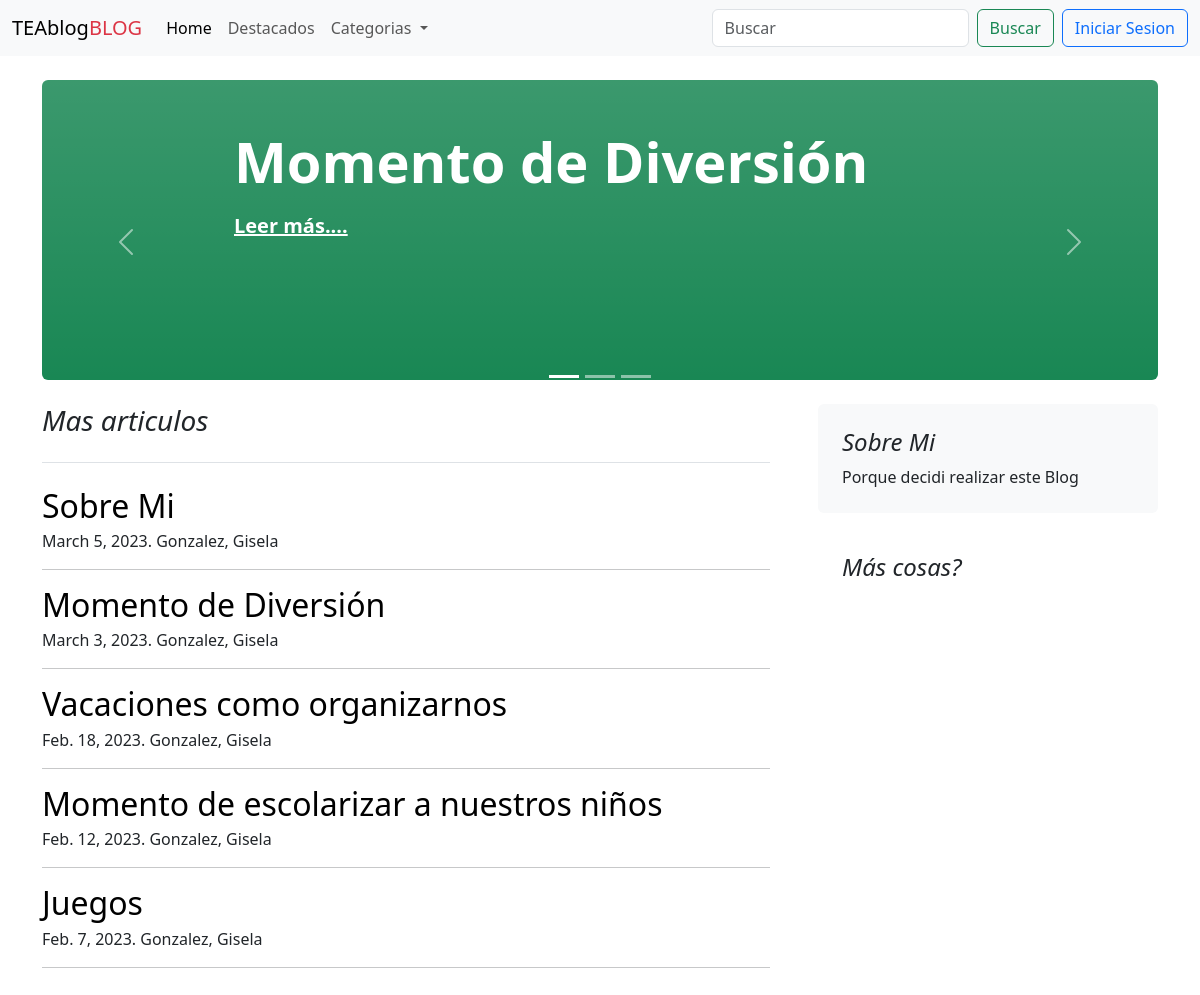
The page / on the database its author committed.
### blogs/models.py (models this page shows, shortened)
class Post(models.Model):
    titulo = models.CharField(max_length=255)
    slug = models.SlugField(unique=True)
    descripcion =models.CharField(max_length=100)
    fecha_creacion = models.DateTimeField(auto_now_add=True)
    contenido = RichTextField()
    author = models.ForeignKey(settings.AUTH_USER_MODEL, on_delete=models.PROTECT)
    categories = models.ManyToManyField("Category")
    featured = models.BooleanField(default=False)
    imagen = models.ImageField(blank=True, null=True)
    def get_absolute_url(self):
        return reverse("blogs:post", kwargs={"slug":self.slug})
    class Meta:
        ordering = [ "-fecha_creacion" ]

### users/models.py (models this page shows)
class User(AbstractUser):
    def __str__(self):
        return f"{self.last_name}, {self.first_name}"

### blogs/views.py (the view)
# urls.py: path('',views.home_page),
def home_page(request):
    posts = Post.objects.all()
    categorias = Category.objects.all()
    featured = Post.objects.filter(featured=True)[:3]
    context = {
        'post_list':posts,
        'categorias':categorias,
        'featured':featured
    }
    return render(request, 'blogs/home_page.html', context=context)

### blogs/templates/blogs/home_page.html (shortened to what this page needs)
{% extends "base.html" %}
{% block content %}
<div class="container-xxl bd-gutter mt-3 my-md-4 bd-layout">
    <main class="container">
        <div class="row g-5">
            <div class="col-md-12">
                {% include "blogs/featured.html" %}
            </div>
    </div>
    <div class="row g-5">
        <div class="col-md-8">
           <h3 class="pb-4 mb-4 fst-italic border-bottom">
               Mas articulos
        </h3>
        {% for post in post_list %}
           <article class="blog-post">
              <h2 class="blog-post-title mb-1">
                 <a href="{{ post.get_absolute_url }}" style="text-decoration: none"
                    class="text-black">
                    {{ post.titulo }}
                 </a>
              </h2>
          <p class="blog-post-meta">{{ post.fecha_creacion.date }}. {{post.author}}</p>
          <hr>
        </article>
      {% endfor %}
      </div>
      <div class="col-md-4">
        <div class="position-sticky" style="top: 2rem;">
          <div class="p-4 mb-3 bg-light rounded">
        <h4 class="fst-italic">Sobre Mi</h4>
        <p class="mb-0">Porque decidi realizar este Blog</p>
      </div>
      <div class="p-4">
        <h4 class="fst-italic">Más cosas?</h4>
      </div>
    </div>
  </div>
</div>
  </main>
</div>
{% endblock content %}

### blogs/templates/base.html (shortened to what this page needs)
<!doctype html>
<html lang="en">
<head>
    <link href="https://cdn.jsdelivr.net/npm/bootstrap@5.3.0-alpha1/dist/css/bootstrap.min.css" rel="stylesheet"
>
</head>
<body>
    {% include "navbar.html" %}
    {% block content %} {% endblock content %}
</body>
</html>

### blogs/templates/navbar.html (shortened to what this page needs)
<nav class="navbar navbar-expand-lg bg-light">
    <div class="container-fluid">
      <a class="navbar-brand" href="/">TEAblog<span class="text-danger">BLOG</span></a>
      <div class="collapse navbar-collapse" id="navbarSupportedContent">
        <ul class="navbar-nav me-auto mb-2 mb-lg-0">
          <li class="nav-item">
            <a class="nav-link active" aria-current="page" href="/">Home</a>
          </li>
          <li class="nav-item">
            <a class="nav-link" href="{% url 'blogs:featured' %}">Destacados</a>
          </li>
          <li class="nav-item dropdown">
            <a class="nav-link dropdown-toggle" href="#" role="button" data-bs-toggle="dropdown"
               aria-expanded="false">
              Categorias
            </a>
          </li>
        </ul>
        <form class="d-flex" role="search" action="{% url 'blogs:search' %}" method="get">
          <input name="search" class="form-control me-2" type="search" placeholder="Buscar" aria-label="Search">
          <button class="btn btn-outline-success" type="submit">Buscar</button>
        </form>
        {% if user.is_authenticated %}
          <a class="btn btn-outline-primary ms-2" href="{% url 'logout' %}" role="button">Cerrar</a>
        {% else %}
           <a class="btn btn-outline-primary ms-2" href="{% url 'login' %}" role="button">Iniciar Sesion</a>
        {% endif %}
      </div>
    </div>
  </nav>

### blogs/templates/blogs/featured.html (shortened to what this page needs)
<div id="carouselIndicators" class="carousel slide" data-bs-ride="true">
  <div class="carousel-indicators">
    <button type="button" data-bs-target="#carouselIndicators" data-bs-slide-to="0" class="active"
            aria-current="true" aria-label="Slide 1"></button>
    <button type="button" data-bs-target="#carouselIndicators" data-bs-slide-to="1"
            aria-label="Slide 2"></button>
    <button type="button" data-bs-target="#carouselIndicators" data-bs-slide-to="2"
            aria-label="Slide 3"></button>
</div>
<div class="carousel-inner">
    {% for f in featured %}
      <div class="carousel-item {% if f == featured|first %}active{% endif %}">
          <div class="px-5 p-md-5 mb-4 rounded text-bg-success bg-gradient" style="height: 300px">
              <div class="col-md-10 px-5 mx-5">
                 <h1 class=" display-4 fw-bold px-5">{{ f.titulo }}</h1>
                <p class="lead mb-0 px-5"><a href="{{ f.get_absolute_url }}" class="text-white fw-bold">Leer más....</a></p>
        </div>
      </div>
  </div>
   {% endfor %}
  </div>
  <button class="carousel-control-prev" type="button" data-bs-target="#carouselIndicators" data-bs-slide="prev">
    <span class="carousel-control-prev-icon" aria-hidden="true"></span>
  </button>
  <button class="carousel-control-next" type="button" data-bs-target="#carouselIndicators" data-bs-slide="next">
    <span class="carousel-control-next-icon" aria-hidden="true"></span>
  </button>
</div>

### rows shown on the page
Post: titulo "Momento de Diversión", fecha_creacion "March 3, 2023", author "Gonzalez, Gisela"
Post: titulo "Sobre Mi", fecha_creacion "March 5, 2023", author "Gonzalez, Gisela"
Post: titulo "Vacaciones como organizarnos", fecha_creacion "Feb. 18, 2023", author "Gonzalez, Gisela"
Post: titulo "Momento de escolarizar a nuestros niños", fecha_creacion "Feb. 12, 2023", author "Gonzalez, Gisela"
Post: titulo "Juegos", fecha_creacion "Feb. 7, 2023", author "Gonzalez, Gisela"
